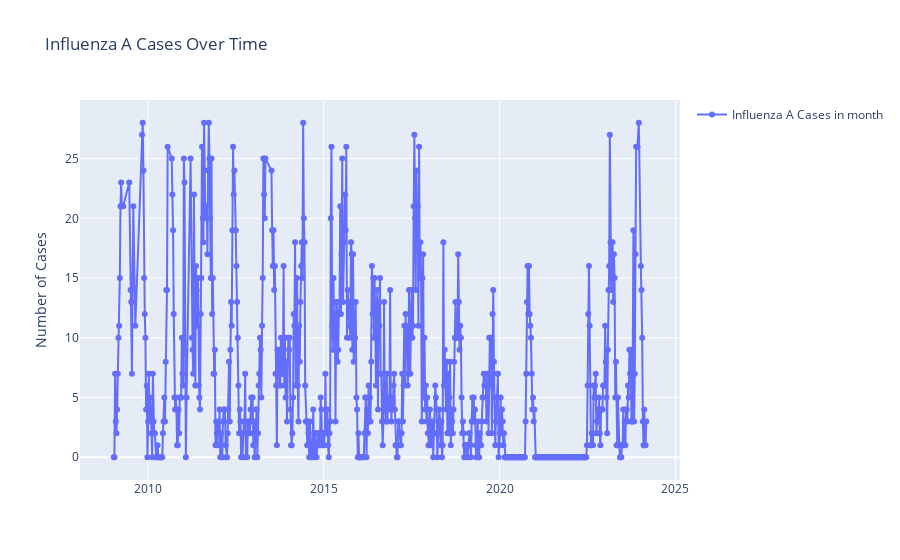

The notebook cell this image was saved under:
### Code cell
def drop_outliers_IQR(df, key):

    q1=df[key].quantile(0.25)

    q3=df[key].quantile(0.75)

    IQR=q3-q1

    not_outliers = df[~((df[key]<(q1-1.5*IQR)) | (df[key]>(q3+1.5*IQR)))]

    outliers_dropped = not_outliers.dropna().reset_index()

    return outliers_dropped

outliers_dropped = drop_outliers_IQR(train_df, 'case')
plot_month_per_year(outliers_dropped, 'case')

### Figure 1 — Plotly figure (JSON) as saved in the notebook; plotly's stock layout.template omitted (floating-point values rounded to 4 significant figures; data arrays with more than 128 entries replaced by an {"elided": "..."} marker saying what was removed)
{"data": [{"mode": "lines+markers", "name": "Influenza A Cases in month", "type": "scatter", "x": {"elided": "744 str values"}, "y": {"elided": "744 int values"}}], "layout": {"showlegend": true, "title": {"text": "Influenza A Cases Over Time"}, "yaxis": {"title": {"text": "Number of Cases"}}}}
